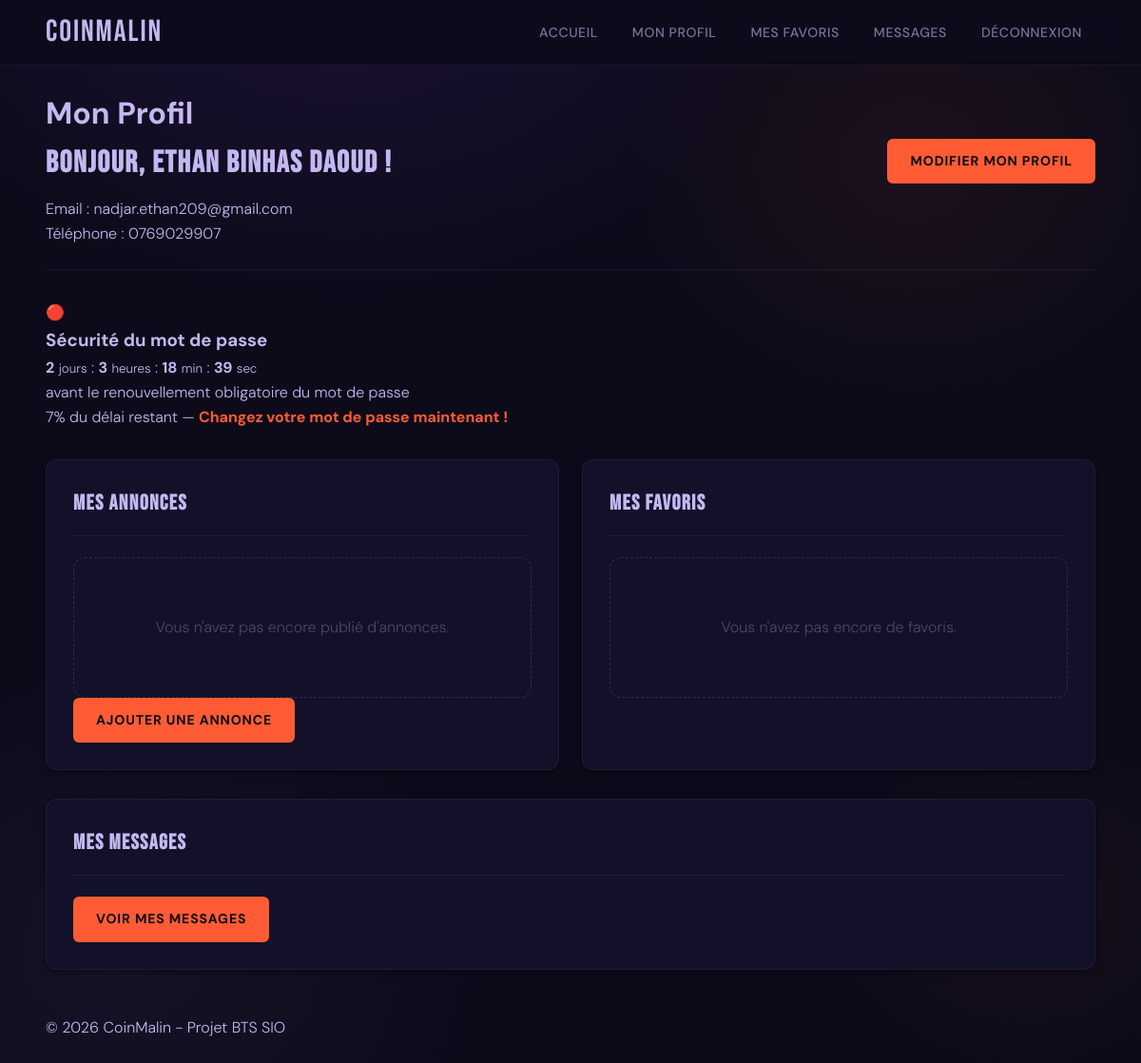
Screenshot of /profil.php (signed in) with the database file from the repository.
### tables this page shows
CREATE TABLE `utilisateurs` (
  `id` int(11) NOT NULL,
  `nom` varchar(50) NOT NULL,
  `prenom` varchar(50) NOT NULL,
  `email` varchar(100) NOT NULL,
  `mot_de_passe` varchar(255) NOT NULL,
  `telephone` varchar(20) DEFAULT NULL,
  `date_inscription` datetime DEFAULT current_timestamp(),
  `last_password_change` datetime DEFAULT current_timestamp(),
  `password_history` text DEFAULT NULL
);

### functions.php (called while the page is built, shortened)
<?php
function connect_db() {
    $conn = mysqli_connect(DB_HOST, DB_USER, DB_PASS, DB_NAME);
    mysqli_set_charset($conn, 'utf8mb4');
    return $conn;
}
function get_utilisateur($id) {
    $conn = connect_db();
    $id = (int)$id;
    $sql = "SELECT * FROM utilisateurs WHERE id = $id";
    $result = mysqli_query($conn, $sql);
    return mysqli_fetch_assoc($result);
}
function temps_restant_mdp($user) {
    $last    = new DateTime($user['last_password_change']);
    $expiry  = clone $last;
    $expiry->modify('+30 days');
    $now     = new DateTime();
    $diff           = $now->diff($expiry);
    $total_secondes = $expiry->getTimestamp() - $now->getTimestamp();
    return [
        'jours'          => $diff->days,
        'heures'         => $diff->h,
        'minutes'        => $diff->i,
        'total_secondes' => $total_secondes,
        'expiry_iso'     => $expiry->format('c'),
    ];
}

### profil.php (the view, shortened to what this page needs)
<?php
require_once 'functions.php';
require_once 'header.php';
$user_id = $_SESSION['user_id'];
$conn    = connect_db();
$user    = get_utilisateur($user_id);
$expire      = mdp_expire($user);
$temps       = temps_restant_mdp($user);
$pourcentage = 0;
if (!$expire && $temps['total_secondes'] > 0) {
    $pourcentage = round(($temps['total_secondes'] / (30 * 24 * 3600)) * 100);
}
?>
<h1>Mon Profil</h1>
<div class="profil-header">
    <div class="profil-info">
        <h2>Bonjour, <?php echo htmlspecialchars($user['prenom']); ?> !</h2>
        <p>Email : <?php echo htmlspecialchars($user['email']); ?></p>
        <?php if (!empty($user['telephone'])): ?>
            <p>Téléphone : <?php echo htmlspecialchars($user['telephone']); ?></p>
        <?php endif; ?>
    </div>
    <div class="profil-actions">
        <a href="modifier_profil.php" class="btn">Modifier mon profil</a>
    </div>
</div>
<div class="password-expiry-card <?php echo $pourcentage < 15 ? 'urgent' : ($pourcentage < 40 ? 'warning' : ''); ?>">
    <div class="expiry-header">
        <span class="expiry-icon">
            <?php if ($pourcentage < 15): ?>🔴<?php elseif ($pourcentage < 40): ?>🟡<?php else: ?>🟢<?php endif; ?>
        </span>
        <h3>Sécurité du mot de passe</h3>
    </div>
    <div class="expiry-countdown">
        <span class="countdown-block">
            <strong id="days"><?php echo $temps['jours']; ?></strong>
            <small>jour<?php echo $temps['jours'] > 1 ? 's' : ''; ?></small>
        </span>
        <span class="countdown-sep">:</span>
        <span class="countdown-block">
            <strong id="hours"><?php echo $temps['heures']; ?></strong>
            <small>heure<?php echo $temps['heures'] > 1 ? 's' : ''; ?></small>
        </span>
        <span class="countdown-sep">:</span>
        <span class="countdown-block">
            <strong id="minutes"><?php echo $temps['minutes']; ?></strong>
            <small>min</small>
        </span>
        <span class="countdown-sep">:</span>
        <span class="countdown-block">
            <strong id="seconds">00</strong>
            <small>sec</small>
        </span>
    </div>
    <p class="expiry-label">avant le renouvellement obligatoire du mot de passe</p>
    <p class="expiry-bar-legend">
        <?php echo $pourcentage; ?>% du délai restant
        <?php if ($pourcentage < 15): ?>
            — <strong style="color:#FF5C35">Changez votre mot de passe maintenant !</strong>
        <?php elseif ($pourcentage < 40): ?>
            — Pensez à changer votre mot de passe bientôt.
        <?php endif; ?>
    </p>
</div>
<div class="profil-container">
    <div class="profil-section">
        <h2>Mes Annonces</h2>
        <?php
        $sql    = "SELECT * FROM annonces WHERE id_utilisateur = $user_id ORDER BY date_publication DESC";
        $result = mysqli_query($conn, $sql);
        if (mysqli_num_rows($result) > 0) {
            echo '<div class="annonces-container">';
            while ($annonce = mysqli_fetch_assoc($result)) {
                echo '<div class="annonce-card">';
                echo '<h3>' . htmlspecialchars($annonce['titre']) . '</h3>';
                echo '<p>' . htmlspecialchars(substr($annonce['description'], 0, 100)) . '...</p>';
                echo '<p class="prix">' . $annonce['prix'] . ' €</p>';
                if (!empty($annonce['photo'])) {
                    echo '<img src="assets/uploads/' . $annonce['photo'] . '" alt="' . htmlspecialchars($annonce['titre']) . '" width="100">';
                }
                echo '<div class="annonce-actions">';
                echo '<a href="modifier_annonce.php?id=' . $annonce['id'] . '" class="btn">Modifier</a>';
                echo '<a href="supprimer_annonce.php?id=' . $annonce['id'] . '" class="btn btn-error">Supprimer</a>';
                echo '</div></div>';
            }
            echo '</div>';
        } else {
            echo '<p class="aucune-annonce">Vous n\'avez pas encore publié d\'annonces.</p>';
        }
        ?>
        <a href="ajouter_annonce.php" class="btn">Ajouter une annonce</a>
    </div>
    <div class="profil-section">
        <h2>Mes Favoris</h2>
        <?php
        $favoris = get_favoris($user_id);
        if (!empty($favoris)) {
            echo '<div class="annonces-container">';
            foreach ($favoris as $annonce) {
                echo '<div class="annonce-card">';
                echo '<h3>' . htmlspecialchars($annonce['titre']) . '</h3>';
                echo '<p>' . htmlspecialchars(substr($annonce['description'], 0, 100)) . '...</p>';
                echo '<p class="prix">' . $annonce['prix'] . ' €</p>';
                if (!empty($annonce['photo'])) {
                    echo '<img src="assets/uploads/' . $annonce['photo'] . '" alt="' . htmlspecialchars($annonce['titre']) . '" width="100">';
                }
                echo '<div class="annonce-actions">';
                echo '<a href="voir_annonce.php?id=' . $annonce['id'] . '" class="btn">Voir</a>';
                echo '<a href="voir_annonce.php?id=' . $annonce['id'] . '&action=retirer_favoris" class="btn btn-error">Retirer</a>';
                echo '</div></div>';
            }
            echo '</div>';
        } else {
            echo '<p class="aucune-annonce">Vous n\'avez pas encore de favoris.</p>';
        }
        ?>
    </div>
</div>
<div class="profil-section">
    <h2>Mes Messages</h2>
    <a href="messages.php" class="btn">Voir mes messages</a>
</div>
<?php require_once 'footer.php'; ?>

### style.css (style rules this page uses)
:root { --ink: #0D0B1A; --ink-soft: #13102A; --ink-mid: #1A1733; --surface: #221F3D; --border: rgba(180,160,255,0.08); --border-lit: rgba(180,160,255,0.18); --accent: #FF5C35; --accent-dim: rgba(255, 92, 53, 0.15); --accent-glow: rgba(255, 92, 53, 0.35); --electric: #A78BFA; --electric-dim:rgba(167, 139, 250, 0.12); --gold: #F0C060; --text-primary: #C4B8F0; --text-secondary: rgba(196, 184, 240, 0.6); --text-muted: rgba(196, 184, 240, 0.32); --success: #39D98A; --warning: #FFB547; --error: #FF5C35; --font-display: 'Bebas Neue', sans-serif; --font-serif: 'DM Serif Display', serif; --font-body: 'DM Sans', sans-serif; --radius-sm: 6px; --radius-md: 12px; --radius-lg: 20px; --radius-xl: 32px; --shadow-sm: 0 2px 8px rgba(0,0,0,0.5); --shadow-md: 0 8px 32px rgba(0,0,0,0.6); --shadow-lg: 0 20px 60px rgba(0,0,0,0.7); --shadow-accent: 0 0 40px var(--accent-glow); --ease-out-expo: cubic-bezier(0.16, 1, 0.3, 1); --ease-spring: cubic-bezier(0.34, 1.56, 0.64, 1); }
*, *::before, *::after { margin: 0; padding: 0; box-sizing: border-box; }
html { scroll-behavior: smooth; -webkit-font-smoothing: antialiased; }
body { font-family: var(--font-body); font-weight: 300; line-height: 1.65; color: var(--text-primary); background-color: var(--ink); background-image: radial-gradient(ellipse 70% 55% at 30% -5%, rgba(124, 58, 237, 0.14) 0%, transparent 60%), radial-gradient(ellipse 50% 45% at 80% 15%, rgba(255, 92, 53, 0.07) 0%, transparent 50%), radial-gradient(ellipse 60% 50% at 10% 90%, rgba(167,139,250, 0.06) 0%, transparent 55%), radial-gradient(ellipse 40% 35% at 90% 85%, rgba(255, 92, 53, 0.05) 0%, transparent 45%); min-height: 100vh; animation: nebulaShift 18s ease-in-out infinite alternate; }
.btn { display: inline-flex; align-items: center; justify-content: center; gap: 8px; padding: 12px 24px; background: var(--accent); color: var(--ink); font-family: var(--font-body); font-weight: 700; font-size: 0.88rem; letter-spacing: 0.06em; text-transform: uppercase; text-decoration: none; border: none; border-radius: var(--radius-sm); cursor: pointer; transition: transform 0.2s var(--ease-spring), box-shadow 0.3s; position: relative; overflow: hidden; white-space: nowrap; }
.btn::before { content: ''; position: absolute; inset: 0; background: linear-gradient(105deg, transparent 40%, rgba(255,255,255,0.25) 50%, transparent 60%); transform: translateX(-100%); transition: transform 0.6s; }
.aucune-annonce { grid-column: 1 / -1; text-align: center; padding: 60px 30px; background: var(--ink-soft); border: 1px dashed var(--border-lit); border-radius: var(--radius-md); color: var(--text-muted); }
.profil-container { display: grid; grid-template-columns: 1fr 1fr; gap: 24px; margin: 30px 0; }
.profil-section { background: var(--ink-soft); border: 1px solid var(--border); padding: 28px; border-radius: var(--radius-md); box-shadow: var(--shadow-sm); }
.profil-section h2 { font-family: var(--font-display); font-size: 1.4rem; letter-spacing: 0.06em; margin-bottom: 22px; color: var(--text-primary); border-bottom: 1px solid var(--border); padding-bottom: 14px; }
.profil-header { display: flex; justify-content: space-between; align-items: flex-start; margin-bottom: 32px; padding-bottom: 24px; border-bottom: 1px solid var(--border); }
.profil-info { flex: 1; }
.profil-info h2 { font-family: var(--font-display); font-size: 2rem; letter-spacing: 0.05em; margin-bottom: 8px; color: var(--text-primary); border: none; padding: 0; }
.profil-actions { margin-left: 24px; }

### rows the page displays
utilisateurs: prenom "Ethan Binhas Daoud", email "nadjar.ethan209@gmail.com", telephone "0769029907", last_password_change "2", last_password_change "3", last_password_change "18", last_password_change "7"
